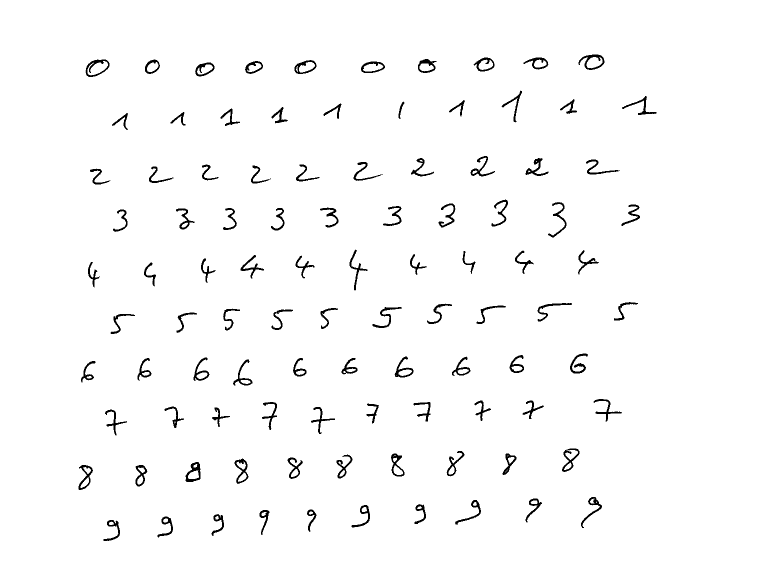
%> input picture test.tif, 1514 x 1175 px (shown at 1/2 size)
$ octave Main.m   (GNU Octave 9; MATLAB toolbox functions it lacks are replaced by stand-ins)
%> lines starting %> are read from the running program, lines starting %| are printed output that depends on the picture; in (x1, y1, x2, y2) boxes, pixels count from 0 and x2, y2 are one past the last pixel; in counts of white or black regions, pixels touching at a corner belong together; the program's own positions count from 1
### classifieur2/extract_chiffre.m
function [rectangles] = extract_chiffre(I)


%nombre ligne
nbl = size(I,1);

%nombre colone
nbc = size(I,2);

%projection horizontal
pHorizontale = sum(I<50,2);

%indices prixels ligne hautes
lHautes = zeros(10,1);

%indices prixels ligne basses
lBasses = zeros(10,1);


% d閠ermination des lignes hautes et basses des classes de chiffre
j=1;
k=1;
for i = 2:1:nbl
   if(pHorizontale(i-1)==0 && pHorizontale(i)~=0 )
        lHautes(j)=i-1;
        j=j+1;
   elseif(pHorizontale(i-1)~=0 && pHorizontale(i)==0 )
         lBasses(k)=i;
        k=k+1;
   end
end

%initialisation des vecteurs d'indices des colonnes.
lGauches = zeros(10,1);
lDroites = zeros(10,1);


% d閠ermination les extrimit閟 gauches et droites pour chaque chiffre
for i = 1:1:10
    bande = I(lHautes(i):lBasses(i),:);
    %projection Verticale
    pVerticale = sum(bande<50,1);

    j=1;
    k=1;
    for m = 2:1:nbc
        if(pVerticale(m-1)==0 && pVerticale(m)~=0 )
            lGauches(i,j)=m-1;
            j=j+1;
        elseif(pVerticale(m-1)~=0 && pVerticale(m)==0 )
            lDroites(i,k)=m;
            k=k+1;
        end
    end
end

rectangles = cell(size(lGauches));

% d閠ermination des rectangles engloblants
for i=1:1:size(rectangles,1)
    for m=1:1:size(rectangles,2)

       bande2 = I(lHautes(i):lBasses(i),lGauches(i,m):lDroites(i,m));
       pHorizontale2 = sum(bande2<50,2);

       for x= 2:1:size(pHorizontale2)
            if(pHorizontale2(x-1)==0 && pHorizontale2(x)~=0 )
                lHaute2=lHautes(i)+x-2;
            elseif(pHorizontale2(x-1)~=0 && pHorizontale2(x)==0 )
                lBasse2=lHautes(i)+x-1;
            end
        end

       rectangles{i,m} = [ lHaute2, lGauches(i,m) ;lBasse2, lDroites(i,m)];

    end
end

end

### classifieur2/Main.m
%Script permettant d'executer le classifieur 2 en faisant varier la taille
%de la matrice de densité dans un premier temps puis en fait varier k dans
%un deuxiéme test

clear all
close all
clc


% lire image de test
ImageTest = imread('../test.tif');
%> ImageTest is the input picture: size 1175x1514 uint8; 97.9% white; 100 black regions, largest, box (x1, y1, x2, y2) and area: (171, 119, 219, 154) 545, (371, 924, 401, 964) 542, (1157, 109, 1209, 140) 533
% lire image d'aprentissage ou l'image de base
ImageBase = imread('../app.tif');
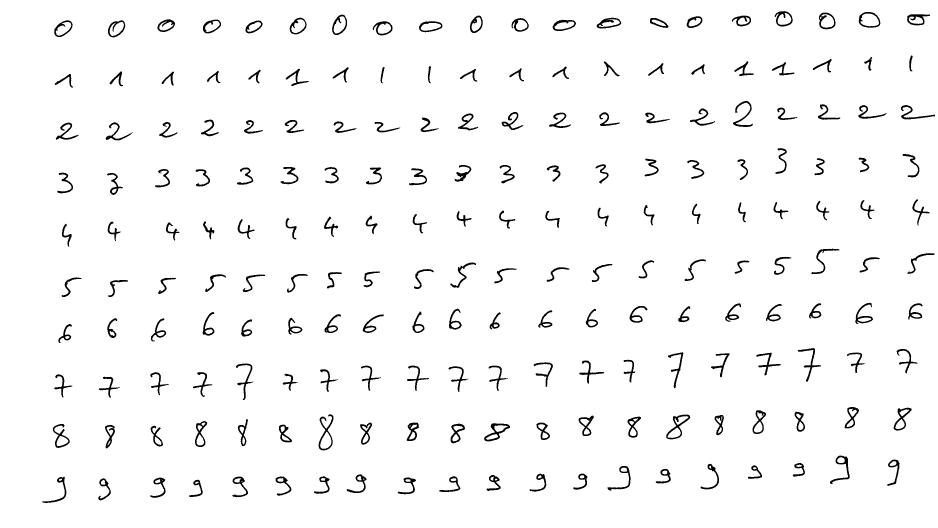
%> input picture app.tif, 2812 x 1584 px (shown at 1/3 size)
%> ImageBase is the input picture: size 1584x2812 uint8; min 0, max 255, mean 247.2
%extraction de rectangle englobant de chaque chiffre dans les deux image
%test et base
Extrait_test = extract_chiffre(ImageTest);
%> in extract_chiffre, `pHorizontale = sum(I<50,2);`: pHorizontale = 1175 values, max 189 at index 126, min 0 at index 1, mean 32.1
%> after the loop in extract_chiffre, `for i = 2:1:nbl`: j = 11; lBasses = [155; 261; 370; 476; 582; 669; 772; 872; 981; 1083]; lHautes = [109; 181; 312; 399; 499; 604; 707; 798; 897; 994]
%> the loop in extract_chiffre, `for i = 1:1:10` made 10 passes
%> pass 2, in extract_chiffre, `bande = I(lHautes(i):lBasses(i),:);`:
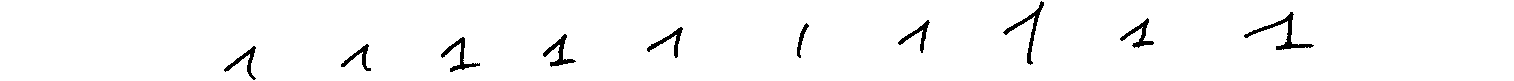
%> bande: size 81x1514 uint8; 97.6% white; 10 black regions, largest, box (x1, y1, x2, y2) and area: (1244, 12, 1314, 50) 460, (1003, 1, 1044, 65) 389, (441, 37, 480, 72) 321
%> pass 3, in extract_chiffre, `bande = I(lHautes(i):lBasses(i),:);`:
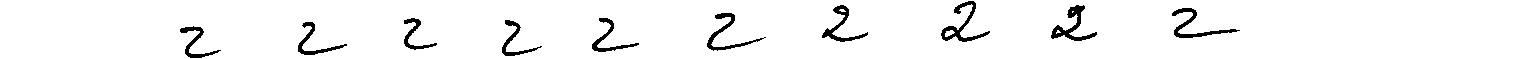
%> bande: size 59x1514 uint8; 95.9% white; 10 black regions, largest, box (x1, y1, x2, y2) and area: (1051, 5, 1097, 41) 482, (941, 1, 990, 42) 476, (1172, 8, 1240, 38) 428
%> in extract_chiffre, `rectangles = cell(size(lGauches));`: rectangles = 100 items
%> after the loop in extract_chiffre, `for i=1:1:size(rectangles,1)`: lBasse2 = 1057; lHaute2 = 994
%> Extrait_test = 100 items
Extrait_base = extract_chiffre(ImageBase);
%> in extract_chiffre (call 2), `pHorizontale = sum(I<50,2);`: pHorizontale = 1584 values, max 428 at index 67, min 0 at index 1, mean 86.23
%> after the loop in extract_chiffre (call 2), `for i = 2:1:nbl`: j = 11; lBasses = [113; 264; 422; 586; 742; 893; 1030; 1201; 1352; 1510]; lHautes = [33; 166; 303; 444; 598; 746; 908; 1044; 1221; 1367]
%> the loop in extract_chiffre (call 2), `for i = 1:1:10` made 10 passes
%> pass 2, in extract_chiffre (call 2), `bande = I(lHautes(i):lBasses(i),:);`:
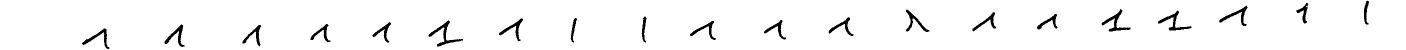
%> bande: size 99x2812 uint8 (shown at 1/2 size); 96.8% white; 20 black regions, largest, box (x1, y1, x2, y2) and area: (857, 41, 926, 93) 708, (2203, 18, 2261, 63) 633, (2316, 21, 2383, 61) 606
%> pass 3, in extract_chiffre (call 2), `bande = I(lHautes(i):lBasses(i),:);`:
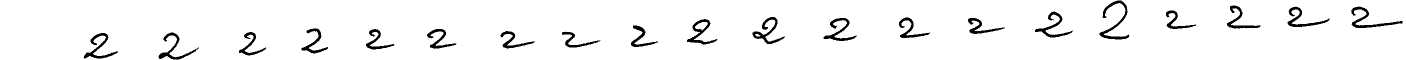
%> bande: size 120x2812 uint8 (shown at 1/2 size); 95.6% white; 20 black regions, largest, box (x1, y1, x2, y2) and area: (2199, 1, 2259, 79) 1037, (2702, 13, 2805, 56) 932, (1505, 34, 1570, 88) 893
%> in extract_chiffre (call 2), `rectangles = cell(size(lGauches));`: rectangles = 200 items
%> after the loop in extract_chiffre (call 2), `for i=1:1:size(rectangles,1)`: lBasse2 = 1459; lHaute2 = 1379
%> Extrait_base = 200 items

N = 20;
M = 20;
K = 20;

taux1 = zeros(N,M);
% en varie dans un premier lieu la matrice de dansité
%> (the run ends here)
